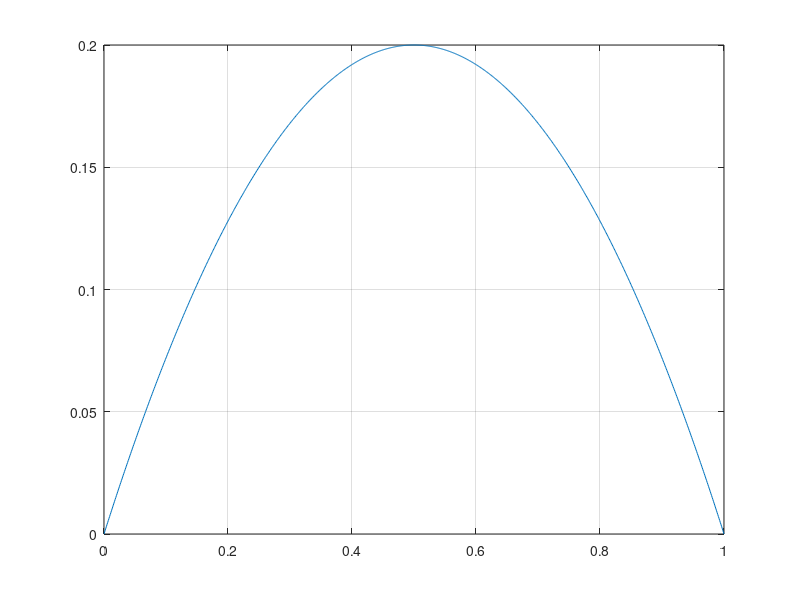

Write MATLAB code to recreate this figure.
L=3;
fs=10;
Vi=24;


d= linspace (0,1,1000);

f=@(d)(Vi.*d.*(1-d))./(fs*L);
Delta_iL=f(d);
plot (d,Delta_iL);
grid on;
